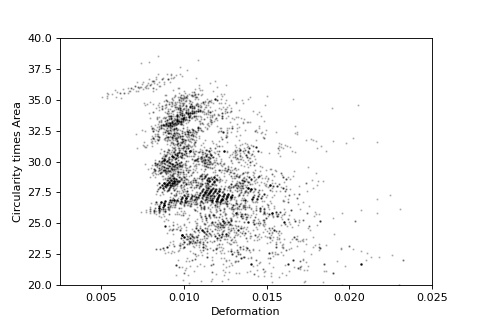

Reproduce this figure in Python.
"""Load and use the Plugin Feature

This example shows how to use user-defined plugin features in dclab.
The first downloadable file ("plugin_feature_script.py") in the above section
contains the plugin, while this file ("plugin_load_script.py")
contains code on how to load and utilise the plugin within dclab.

"""


import matplotlib.pyplot as plt
import pathlib

import dclab

plugin_path = pathlib.Path(__file__).parent / "examples"

# load a single plugin feature
dclab.load_plugin_feature(plugin_path / "plugin_feature_script.py")

# load some data
ds = dclab.new_dataset("fb719fb2-bd9f-817a-7d70-f4002af916f0")
# access the features
circ_per_area = ds["circ_per_area"]
circ_times_area = ds["circ_times_area"]

# plot some features against eachother
xlabel = dclab.dfn.get_feature_label("deform")
ylabel = dclab.dfn.get_feature_label("circ_times_area")

fig = plt.figure(figsize=(6, 4))
ax1 = plt.subplot()
ax1.plot(ds["deform"], ds["circ_times_area"],
         "o", color="k", alpha=.2, ms=1)
ax1.set_xlabel(xlabel)
ax1.set_ylabel(ylabel)
ax1.set_xlim(0.0025, 0.025)
ax1.set_ylim(20, 40)
plt.show()
